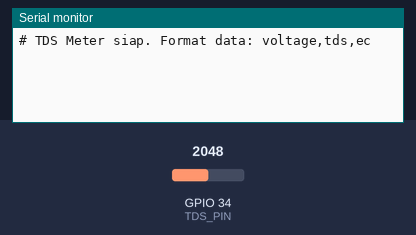
Recording of a sketch running on a simulated ESP32. Shown: the last lines printed to the serial monitor. The test bench sets the inputs (shaded band); at power-on: GPIO 34 (TDS_PIN) = 2048 (analog values on the 0–4095 scale).

Above: at 1.2 s.
1.3 s: GPIO 34 (TDS_PIN) set to 2866
At 1.3 s:
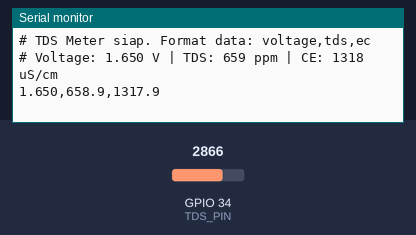
2.8 s: GPIO 34 (TDS_PIN) set to 3603
At 4.7 s:
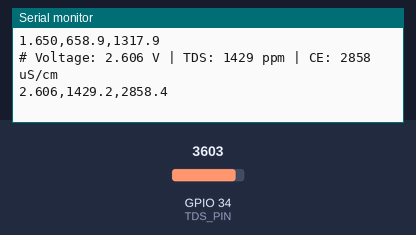
Timing chart, 0 to 6.2 s (numbered marks = the images above; inputs shaded):
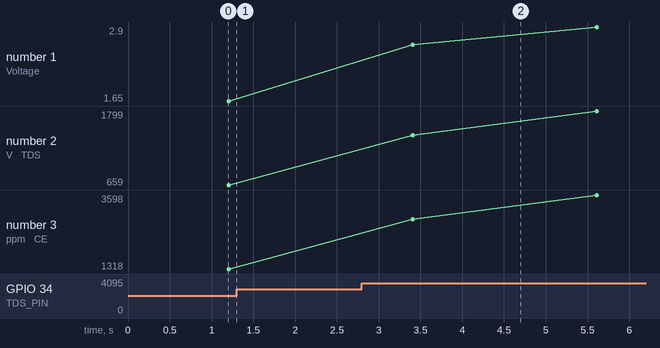

The sketch:

tds_serial.ino
```cpp
#include <Arduino.h>

#define TDS_PIN     34      // ADC1 (jangan pakai ADC2 kalau pakai WiFi)
#define VREF        3.3     // tegangan referensi ESP32
#define ADC_RES     4095.0  // 12-bit
#define SAMPLES     30      // jumlah sampel untuk median filter
#define K_FACTOR    0.5     // TDS = CE * 0.5 (skala NaCl), ubah 0.5-0.7 sesuai kalibrasi

#define SHOW_TEXT   1       // 1 = tampilkan baris teks mudah dibaca di Serial Monitor, 0 = hanya CSV

float temperature = 25.0;   // suhu air (°C); ganti dengan DS18B20 kalau ada

int readings[SAMPLES];

int getMedian(int arr[], int n) {
  int tmp[SAMPLES];
  memcpy(tmp, arr, sizeof(int) * n);
  for (int i = 0; i < n - 1; i++) {
    for (int j = 0; j < n - i - 1; j++) {
      if (tmp[j] > tmp[j + 1]) {
        int t = tmp[j]; tmp[j] = tmp[j + 1]; tmp[j + 1] = t;
      }
    }
  }
  return (n % 2) ? tmp[n / 2] : (tmp[n / 2] + tmp[n / 2 - 1]) / 2;
}

void setup() {
  Serial.begin(115200);
  pinMode(TDS_PIN, INPUT);
  analogReadResolution(12);
  analogSetPinAttenuation(TDS_PIN, ADC_11db); // range ~0-3.3V

  // Baris diawali '#' = komentar/info, diabaikan oleh dashboard Python
  Serial.println("# TDS Meter siap. Format data: voltage,tds,ec");
}

void loop() {
  // Ambil sampel
  for (int i = 0; i < SAMPLES; i++) {
    readings[i] = analogRead(TDS_PIN);
    delay(40);
  }

  // Filter median -> tegangan
  float voltage = getMedian(readings, SAMPLES) * VREF / ADC_RES;

  // Kompensasi suhu
  float compCoef = 1.0 + 0.02 * (temperature - 25.0);
  float compVoltage = voltage / compCoef;

  // Polinomial dari DFRobot -> TDS (ppm)
  float tds = (133.42 * pow(compVoltage, 3)
             - 255.86 * pow(compVoltage, 2)
             + 857.39 * compVoltage) * K_FACTOR;
  if (tds < 0) tds = 0;

  // CE (µS/cm)
  float ec = tds / K_FACTOR;

#if SHOW_TEXT
  // Baris teks untuk dibaca manusia. Diawali '#' sehingga diabaikan dashboard Python.
  Serial.print("# Voltage: ");  Serial.print(voltage, 3);
  Serial.print(" V | TDS: ");   Serial.print(tds, 0);
  Serial.print(" ppm | CE: ");  Serial.print(ec, 0);
  Serial.println(" uS/cm");
#endif

  // Baris data CSV untuk dashboard: voltage,tds,ec  (contoh: 1.234,456.7,913.4)
  Serial.print(voltage, 3);
  Serial.print(',');
  Serial.print(tds, 1);
  Serial.print(',');
  Serial.println(ec, 1);

  delay(1000);
}
```

Measured:
- after the input at 2.8 s, the serial monitor: prints a new line after 0.61 s (image 2)
- plotted number 1: 1.65 → 2.9 after the input at 2.8 s
- plotted number 2: 659 → 1799 after the input at 2.8 s
- plotted number 3: 1318 → 3598 after the input at 2.8 s
